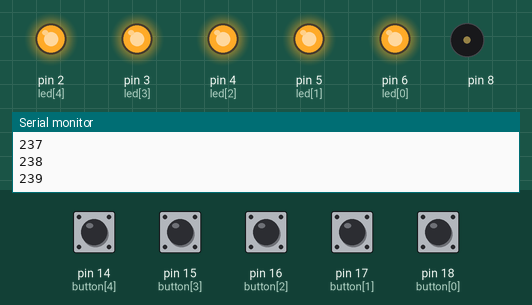
Simulated run of this sketch. Board: Arduino Uno, built with avr-gcc and run on an emulated ATmega328P. Parts: output pins drawn as LEDs (lit = HIGH), buzzer (waves = sounding), the last lines printed to the serial monitor. The test bench sets the inputs (shaded band); at power-on: pin 14 (button[4]), pin 15 (button[3]), pin 16 (button[2]), pin 17 (button[1]), pin 18 (button[0]) HIGH.

Above: at 3.6 s.
3.7 s: pin 14 (button[4]) pulled LOW for 0.15 s
At 4.5 s:
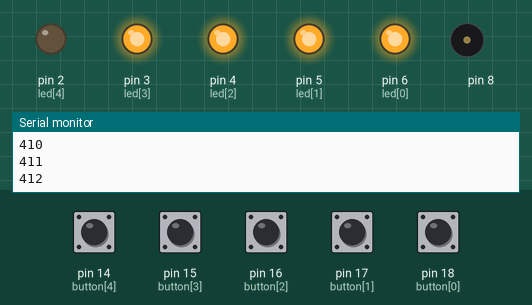
5.3 s: pin 17 (button[1]) pulled LOW for 1 s
At 7.3 s:
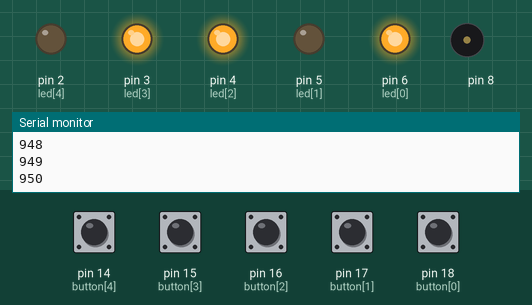
7.8 s: pin 15 (button[3]) pulled LOW for 0.15 s
At 8.9 s:
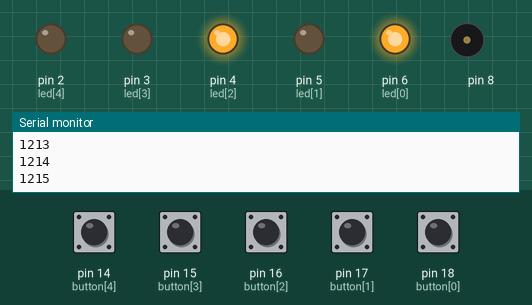
9.4 s: pin 16 (button[2]) pulled LOW for 0.15 s
At 10.0 s:
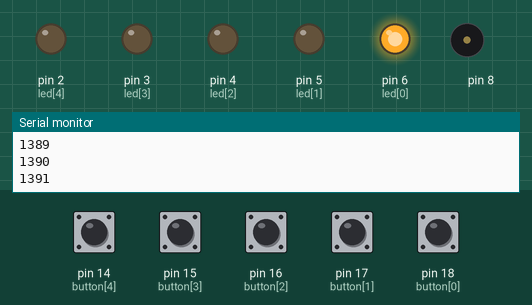
11.0 s: pin 18 (button[0]) pulled LOW for 0.15 s
At 12.4 s:
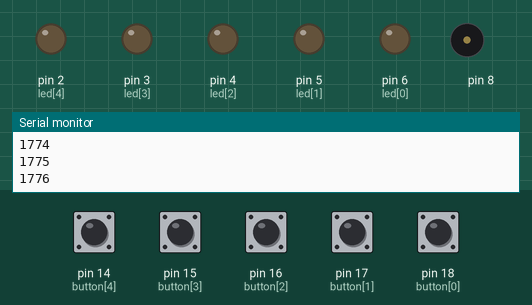
Timing chart, 0 to 13.6 s (numbered marks = the images above; inputs shaded):
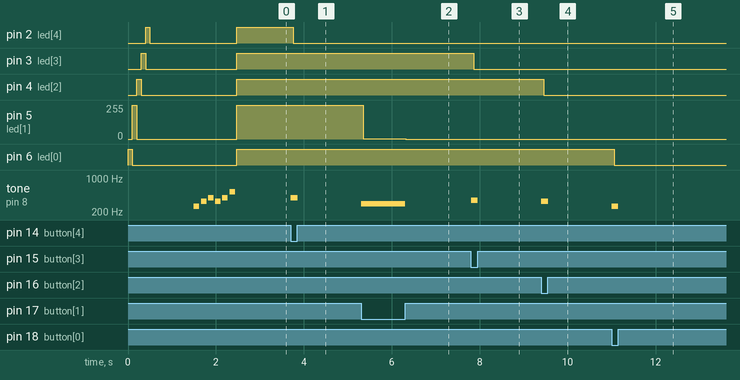

The sketch:

AttentionBoard2.0.ino
```cpp
// (licence header left out)
//Il est possible de changer les délais, en minutes, de chaque bouton.
int duration[5] = {
  60, 20, 1380, 1380, 1380 //<-- Ici {60, 20, 1380, 1380, 1380} donne {1h , 20min , 23h , 23h , 23h}
  };

//Variables de temps:
int now = 0;
unsigned long min = 0;
int futureTime[5];
int pressed[5];

//Assignations aux "pin" du arduino
const int led[5] = {6,5,4,3,2};
int button[5] = {18,17,16,15,14};
int butTone[5] = {262,294,330,349,392};

// Mélodie utilisée au démarrage:
#include "pitches.h"

int melody[] = { NOTE_C4, NOTE_E4, NOTE_G4, NOTE_E4, NOTE_G4, NOTE_C5 };
// note durations: 4 = quarter note, 8 = eighth note, etc.:
int noteDurations[] = { 8, 8, 8, 8, 8, 8 };

//************************************************************************
void setup() {
  Serial.begin(9600);

    for (int i = 0; i < 5; i++) {
    pinMode(button[i], INPUT_PULLUP);  //configure pin 2 as an input and enable the internal pull-up resistor
    pinMode(led[i], OUTPUT);            // initialize the LED pin as an output
    digitalWrite(led[i], HIGH);         // turn LED on
    delay(100);
    digitalWrite(led[i], LOW);         // turn LED on
  }
  delay(1000);

//MÉLODIE
      for (int thisNote = 0; thisNote < 6; thisNote++) {

        // to calculate the note duration, take one second divided by the note type.
        //e.g. quarter note = 1000 / 4, eighth note = 1000/8, etc.
        int noteDuration = 1000 / noteDurations[thisNote];
        tone(8, melody[thisNote], noteDuration);

        // to distinguish the notes, set a minimum time between them.
        // the note's duration + 30% seems to work well:
        int pauseBetweenNotes = noteDuration * 1.30;
        delay(pauseBetweenNotes);
        // stop the tone playing:
        noTone(8);
      }

  for (int i =0;i<5;i++){
    digitalWrite(led[i], HIGH);   // turn LED on
  }
}

void loop() {


  for (int i =0;i<5;i++){
    int etatButton = digitalRead(button[i]);

    if (etatButton == LOW) {  // check if the pushbutton is pressed. If it is, the buttonState is LOW.
    tone(8,butTone[i],8);
    digitalWrite(led[i], HIGH);   // turn LED on
      if (digitalRead(led[i])){
        futureTime[i] = min+duration[i];
      }
    }
    if (futureTime[i]<=min){
      digitalWrite(led[i], HIGH);   // turn LED on
    } else {
      digitalWrite(led[i], LOW);    // turn LED off
    }
  }

  if (now >= 10000){
    min++;
    now = 0;
  }else{
    now++;
  }
  Serial.println(now);
}
```

Measured:
- after the input at 3.7 s, pin 2 (led[4]): HIGH → LOW after 0.05 s; tone on pin 8: silent → 392 Hz at once, → silent 0.15 s later
- after the input at 5.3 s, pin 5 (led[1]): 255/255 → 1/255 after 0.05 s, → 0/255 0.96 s later; tone on pin 8: silent → 294 Hz at once, → silent 1.0 s later
- after the input at 7.8 s, pin 3 (led[3]): HIGH → LOW after 0.06 s; tone on pin 8: silent → 349 Hz at once, → silent 0.15 s later
- after the input at 9.4 s, pin 4 (led[2]): HIGH → LOW after 0.06 s; tone on pin 8: silent → 330 Hz at once, → silent 0.15 s later
- after the input at 11.0 s, pin 6 (led[0]): HIGH → LOW after 0.05 s; tone on pin 8: silent → 262 Hz at once, → silent 0.15 s later
